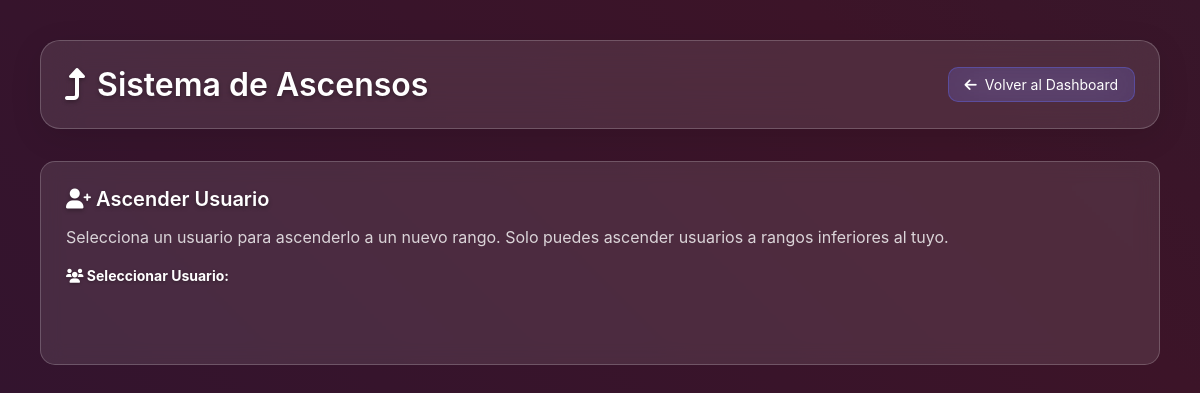
The app's page /promotions.php (signed in), older data.
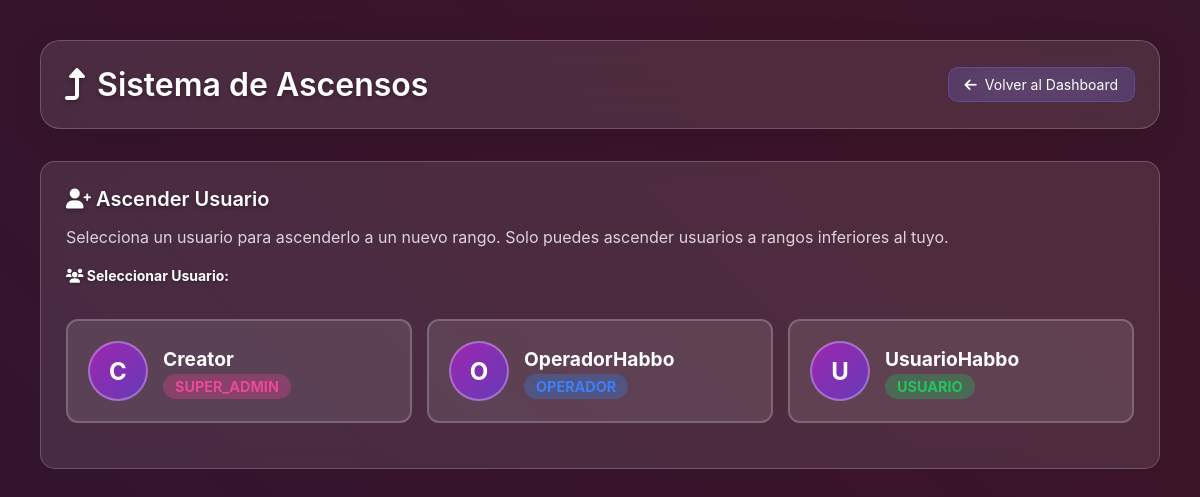
The same page, newer data.
### tables this page shows
CREATE TABLE IF NOT EXISTS users (
    id INT AUTO_INCREMENT PRIMARY KEY,
    username VARCHAR(50) NOT NULL UNIQUE,  
    password VARCHAR(255) NOT NULL,
    role ENUM('super_admin', 'administrador', 'operador', 'usuario') DEFAULT 'usuario',
    habbo_username VARCHAR(50) NOT NULL UNIQUE,
    profile_image VARCHAR(255),
    created_at TIMESTAMP DEFAULT CURRENT_TIMESTAMP,
    updated_at TIMESTAMP DEFAULT CURRENT_TIMESTAMP ON UPDATE CURRENT_TIMESTAMP,
    INDEX idx_habbo_username (habbo_username),
    INDEX idx_role (role)
);

### promotions.php (the view, shortened to what this page needs)
<?php
require_once 'config/database.php';
if (!isset($_SESSION['user_data'])) {
    $stmt = $pdo->prepare("SELECT * FROM users WHERE id = ?");
    $stmt->execute([$_SESSION['user_id']]);
    $user = $stmt->fetch();
} else {
    $user = $_SESSION['user_data'];
}
$user_role = $user['role'];
$stmt = $pdo->prepare("SELECT config_value FROM system_config WHERE config_key = 'site_title'");
$stmt->execute();
if ($user_role === 'super_admin') {
    $stmt = $pdo->prepare("SELECT id, habbo_username, role, created_at FROM users WHERE id != ? ORDER BY role, habbo_username");
    $stmt->execute([$_SESSION['user_id']]);
} else {
    $stmt = $pdo->prepare("SELECT id, habbo_username, role, created_at FROM users WHERE id != ? AND role != 'super_admin' ORDER BY role, habbo_username");
    $stmt->execute([$_SESSION['user_id']]);
}
$promotable_users = $stmt->fetchAll();
?>
<!DOCTYPE html>
<html lang="es">
<head>
    <link rel="stylesheet" href="assets/css/styles.css">
    <link rel="stylesheet" href="assets/css/notifications.css">
    <link rel="stylesheet" href="https://cdnjs.cloudflare.com/ajax/libs/font-awesome/6.0.0/css/all.min.css">
</head>
<body class="dashboard-body">
    <div class="dashboard-container">
        <div class="dashboard-header">
            <div class="header-content">
                <h1 class="dashboard-title">
                    <i class="fas fa-level-up-alt"></i>
                    Sistema de Ascensos
                </h1>
                <div class="header-actions">
                    <a href="dashboard.php" class="back-btn">
                        <i class="fas fa-arrow-left"></i>
                        Volver al Dashboard
                    </a>
                </div>
            </div>
        </div>
        <div class="dashboard-content">
            <div class="promotion-card">
                <h3 class="card-title">
                    <i class="fas fa-user-plus"></i>
                    Ascender Usuario
                </h3>
                <p style="color: rgba(255,255,255,0.8); margin-bottom: 20px;">
                    Selecciona un usuario para ascenderlo a un nuevo rango. Solo puedes ascender usuarios a rangos inferiores al tuyo.
                </p>
                <div class="form-group">
                    <label style="color: white; font-weight: bold; margin-bottom: 15px; display: block;">
                        <i class="fas fa-users"></i>
                        Seleccionar Usuario:
                    </label>
                    <div class="user-select-grid">
                        <?php foreach ($promotable_users as $promotable_user): ?>
                            <div class="user-card" onclick="selectUser(<?php echo $promotable_user['id']; ?>, '<?php echo htmlspecialchars($promotable_user['habbo_username']); ?>', '<?php echo $promotable_user['role']; ?>')">
                                <div class="user-info">
                                    <div class="user-avatar">
                                        <?php echo strtoupper(substr($promotable_user['habbo_username'], 0, 1)); ?>
                                    </div>
                                    <div class="user-details">
                                        <h4><?php echo htmlspecialchars($promotable_user['habbo_username']); ?></h4>
                                        <span class="user-role role-<?php echo $promotable_user['role']; ?>">
                                            <?php echo ucfirst($promotable_user['role']); ?>
                                        </span>
                                    </div>
                                </div>
                            </div>
                        <?php endforeach; ?>
                    </div>
                </div>
            </div>
        </div>
    </div>
</body>
</html>

### assets/css/styles.css (style rules this page uses)
* { margin: 0; padding: 0; box-sizing: border-box; }
html, body { height: 100vh; width: 100vw; overflow: hidden; font-family: 'Inter', -apple-system, BlinkMacSystemFont, 'Segoe UI', Roboto, sans-serif; }
body { background: linear-gradient(45deg, rgb(30, 20, 60), rgb(60, 20, 40), rgb(20, 40, 60)); background-size: 400% 400%; animation: gradientShift 20s ease infinite; display: flex; justify-content: center; align-items: center; }
.form-group { display: flex; flex-direction: column; }
.form-group label { color: rgba(255, 255, 255, 0.9); font-size: 0.875rem; font-weight: 500; margin-bottom: 0.5rem; text-shadow: 0 1px 3px rgba(0, 0, 0, 0.3); }
.dashboard-body { overflow-y: auto; overflow-x: hidden; align-items: flex-start; background: linear-gradient(45deg, rgb(30, 20, 60), rgb(60, 20, 40), rgb(20, 40, 60)); background-size: 400% 400%; animation: gradientShift 20s ease infinite; }
.dashboard-container { padding: 2.5rem; max-width: 1200px; width: 100%; margin: 0 auto; }
.dashboard-header { background: rgba(255, 255, 255, 0.1); backdrop-filter: blur(20px); border-radius: 20px; border: 1px solid rgba(255, 255, 255, 0.2); box-shadow: 0 8px 32px rgba(0, 0, 0, 0.1); padding: 1.5rem; margin-bottom: 2rem; }
.header-content { display: flex; justify-content: space-between; align-items: center; flex-wrap: wrap; gap: 1rem; }
.dashboard-title { font-size: 2rem; font-weight: 600; color: #FFFFFF; text-shadow: 0 2px 4px rgba(0, 0, 0, 0.3); }
.user-info { display: flex; align-items: center; gap: 0.75rem; }
.user-avatar { width: 48px; height: 48px; background: linear-gradient(135deg, rgb(60, 30, 80), rgb(40, 60, 30)); border-radius: 50%; display: flex; align-items: center; justify-content: center; color: #FFFFFF; font-weight: 600; font-size: 1.125rem; }
.card-title { font-size: 1.25rem; font-weight: 600; color: #FFFFFF; margin-bottom: 1rem; text-shadow: 0 2px 4px rgba(0, 0, 0, 0.3); }
.back-btn { background: rgba(99, 102, 241, 0.2); border: 1px solid rgba(99, 102, 241, 0.4); color: #FFFFFF; padding: 0.5rem 1rem; border-radius: 10px; text-decoration: none; backdrop-filter: blur(20px); font-size: 0.875rem; display: flex; align-items: center; gap: 0.5rem; }
.user-info { display: flex; align-items: center; gap: 12px; }
.user-avatar { width: 45px; height: 45px; border-radius: 50%; background: linear-gradient(135deg, #667eea, #764ba2); display: flex; align-items: center; justify-content: center; font-weight: bold; color: white; font-size: 18px; border: 2px solid rgba(255, 255, 255, 0.3); background-size: cover; background-position: center; }

### promotions.php (style rules this page uses)
.promotion-card { background: rgba(255, 255, 255, 0.1); backdrop-filter: blur(10px); border: 1px solid rgba(255, 255, 255, 0.2); border-radius: 15px; padding: 25px; margin-bottom: 25px; }
.user-select-grid { display: grid; grid-template-columns: repeat(auto-fit, minmax(300px, 1fr)); gap: 15px; margin: 20px 0; }
.user-card { background: rgba(255, 255, 255, 0.1); border: 2px solid rgba(255, 255, 255, 0.2); border-radius: 12px; padding: 20px; cursor: pointer; transition: all 0.3s ease; position: relative; }
.user-info { display: flex; align-items: center; gap: 15px; }
.user-avatar { width: 60px; height: 60px; border-radius: 50%; background: linear-gradient(135deg, #9c27b0, #673ab7); display: flex; align-items: center; justify-content: center; color: white; font-size: 1.5em; font-weight: bold; }
.user-details h4 { color: white; margin: 0 0 5px 0; font-size: 1.2em; }
.user-role { padding: 4px 12px; border-radius: 15px; font-size: 0.9em; font-weight: bold; text-transform: uppercase; }
.role-usuario { background: rgba(34, 197, 94, 0.3); color: #22c55e; }
.role-operador { background: rgba(59, 130, 246, 0.3); color: #3b82f6; }
.role-super_admin { background: rgba(236, 72, 153, 0.3); color: #ec4899; }

Row changes from the older to the newer data that the page shows:
added users: habbo_username "C", habbo_username "Creator", role "SUPER_ADMIN"
added users: habbo_username "O", habbo_username "OperadorHabbo", role "OPERADOR"
added users: habbo_username "U", habbo_username "UsuarioHabbo", role "USUARIO"
